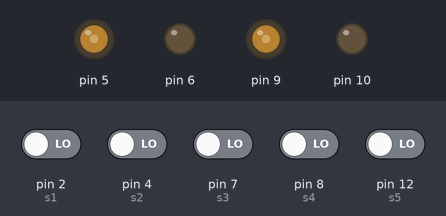
Recording of a sketch running on a simulated Arduino Uno, built with avr-gcc and run on an emulated ATmega328P. Parts: output pins drawn as LEDs (lit = HIGH). The test bench sets the inputs (shaded band); at power-on: pin 2 (s1), pin 4 (s2), pin 7 (s3), pin 8 (s4), pin 12 (s5) LOW.

Above: at 1.2 s.
1.3 s: pin 2 (s1) driven HIGH and pin 4 (s2) driven HIGH and pin 7 (s3) driven HIGH
At 2.1 s:
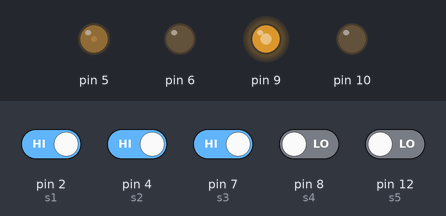
2.8 s: pin 8 (s4) driven HIGH
At 3.2 s:
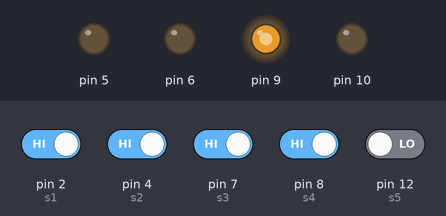
4.3 s: pin 12 (s5) driven HIGH
At 5.5 s:
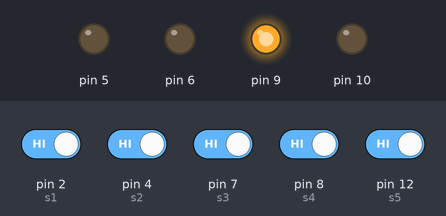
5.8 s: pin 2 (s1) driven LOW
At 6.7 s:
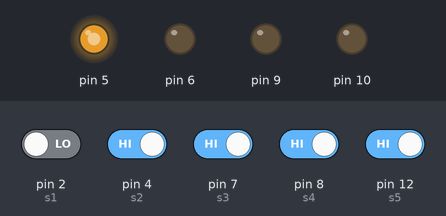
7.3 s: pin 4 (s2) driven LOW
At 7.9 s:
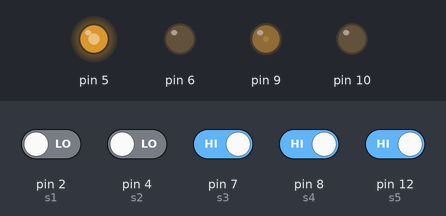
8.8 s: pin 4 (s2) driven HIGH
At 10.2 s:
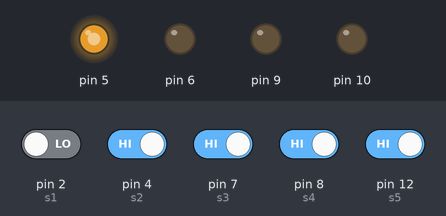
Timing chart, 0 to 11.3 s (numbered marks = the images above; inputs shaded):
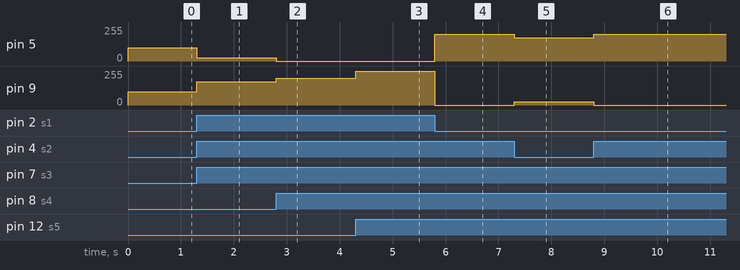

Measured:
- after the input at 1.3 s, pin 5: 100/255 → 25/255 at once; pin 9: 100/255 → 175/255 at once
- after the input at 2.8 s, pin 5: 25/255 → 0/255 at once; pin 9: 175/255 → 200/255 at once
- after the input at 4.3 s, pin 9: 200/255 → 255/255 at once
- after the input at 5.8 s, pin 5: 0/255 → 200/255 at once; pin 9: 255/255 → 0/255 at once
- after the input at 7.3 s, pin 5: 200/255 → 175/255 at once; pin 9: 0/255 → 25/255 at once
- after the input at 8.8 s, pin 5: 175/255 → 200/255 at once; pin 9: 25/255 → 0/255 at once

The sketch:

mainp.ino
```cpp
const int s1 = 2 ;
const int s2 = 4;
const int s3 = 7;
const int s4 = 8;
const int s5 = 12;
const int kp = 25;
int v1 = 255 ;
int v2 = 0 ;
void setup() {
  pinMode(s1, INPUT);
  pinMode(s2, INPUT);
  pinMode(s3, INPUT);
  pinMode(s4, INPUT);
  pinMode(s5, INPUT);
 Serial.begin(9600);

}


void loop() {
float error = 0 ;


  if   ((digitalRead(s1))&&(digitalRead(s2))&&(digitalRead(s3))&&(digitalRead(s4))&&(!digitalRead(s5)))  { error = 4;}
  else if((digitalRead(s1))&&(digitalRead(s2))&&(digitalRead(s3))&&(!digitalRead(s4))&&(!digitalRead(s5)))  { error = 3;}
  else if((digitalRead(s1))&&(digitalRead(s2))&&(digitalRead(s3))&&(!digitalRead(s4))&&(digitalRead(s5)))  { error = 2;}
  else if((digitalRead(s1))&&(digitalRead(s2))&&(!digitalRead(s3))&&(!digitalRead(s4))&&(digitalRead(s5)))  { error = 1;}
  else if((digitalRead(s1))&&(digitalRead(s2))&&(!digitalRead(s3))&&(digitalRead(s4))&&(digitalRead(s5)))  { error = 0;}
  else if((digitalRead(s1))&&(!digitalRead(s2))&&(!digitalRead(s3))&&(digitalRead(s4))&&(digitalRead(s5)))  { error = -1;}
  else if((digitalRead(s1))&&(!digitalRead(s2))&&(digitalRead(s3))&&(digitalRead(s4))&&(digitalRead(s5)))  { error = -2;}
  else if((!digitalRead(s1))&&(!digitalRead(s2))&&(digitalRead(s3))&&(digitalRead(s4))&&(digitalRead(s5)))  { error = -3;}
  else if((!digitalRead(s1))&&(digitalRead(s2))&&(digitalRead(s3))&&(digitalRead(s4))&&(digitalRead(s5)))  { error = -4;}
   else if((digitalRead(s1))&&(digitalRead(s2))&&(digitalRead(s3))&&(digitalRead(s4))&&(digitalRead(s5)))  { error = 6.2;  }

  float rms = 100+error*kp;
 float lms = 100-error*kp;

   if (rms>255 ) {rms=255;}
   if (lms<0) {lms=0;}

   analogWrite (9,rms);
   analogWrite (10,0);
   analogWrite (5,lms);
   analogWrite (6,0);


}
```
